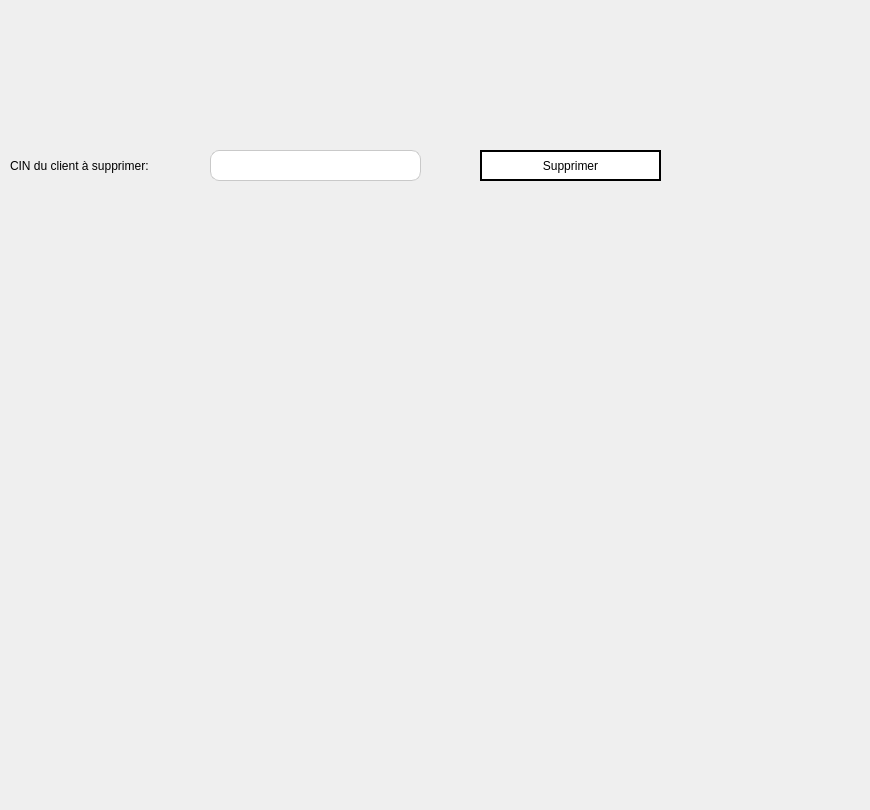
      <widget class="QWidget" name="tab_133">
       <attribute name="title">
        <string>Supprimer un client</string>
       </attribute>
       <widget class="QLabel" name="label_179">
        <property name="geometry">
         <rect>
          <x>10</x>
          <y>150</y>
          <width>191</width>
          <height>31</height>
         </rect>
        </property>
        <property name="text">
         <string>CIN du client à supprimer:</string>
        </property>
       </widget>
       <widget class="QLineEdit" name="linecin_3_NOUR_4">
        <property name="geometry">
         <rect>
          <x>210</x>
          <y>150</y>
          <width>211</width>
          <height>31</height>
         </rect>
        </property>
        <property name="styleSheet">
         <string notr="true">QLineEdit {
background-color: #ffffff;
border: 1px solid #c9c9c9;
border-radius: 9px;
padding: 2px 8px;
}

QLineEdit:focus {
border-color: #1e90ff;
}</string>
        </property>
       </widget>
       <widget class="QPushButton" name="pushButton_2_NOUR_4">
        <property name="geometry">
         <rect>
          <x>480</x>
          <y>150</y>
          <width>181</width>
          <height>31</height>
         </rect>
        </property>
        <property name="styleSheet">
         <string notr="true">QPushButton {
border: 2px solid black;
font: 87 7pt &quot;Segoe UI Black&quot;;
	background-color: rgb(255, 255, 255);

}</string>
        </property>
        <property name="text">
         <string>Supprimer</string>
        </property>
       </widget>
       <widget class="QLabel" name="label_213">
        <property name="geometry">
         <rect>
          <x>-30</x>
          <y>-50</y>
          <width>861</width>
          <height>801</height>
         </rect>
        </property>
        <property name="text">
         <string/>
        </property>
        <property name="pixmap">
         <pixmap resource="fond.qrc">:/Plan de travail 1@3x.png</pixmap>
        </property>
       </widget>
       <zorder>label_213</zorder>
       <zorder>label_179</zorder>
       <zorder>linecin_3_NOUR_4</zorder>
       <zorder>pushButton_2_NOUR_4</zorder>
      </widget>
